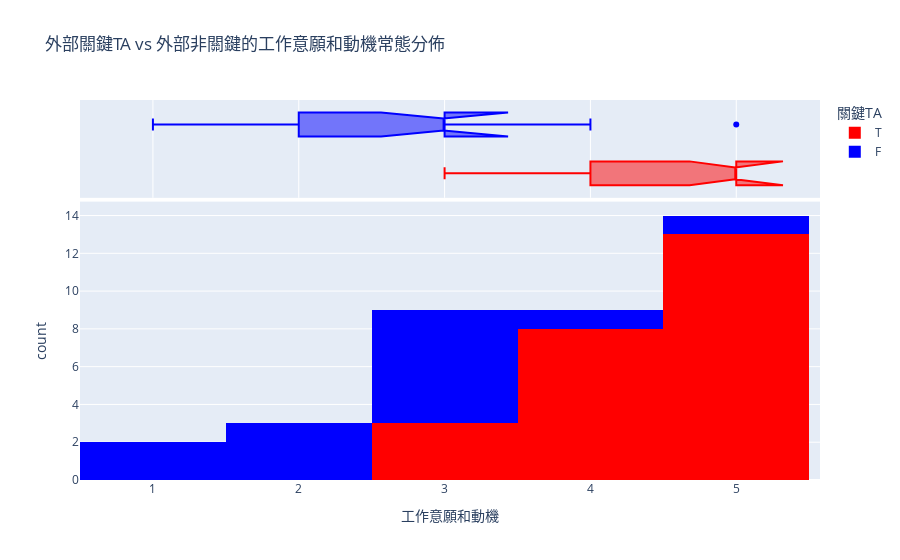
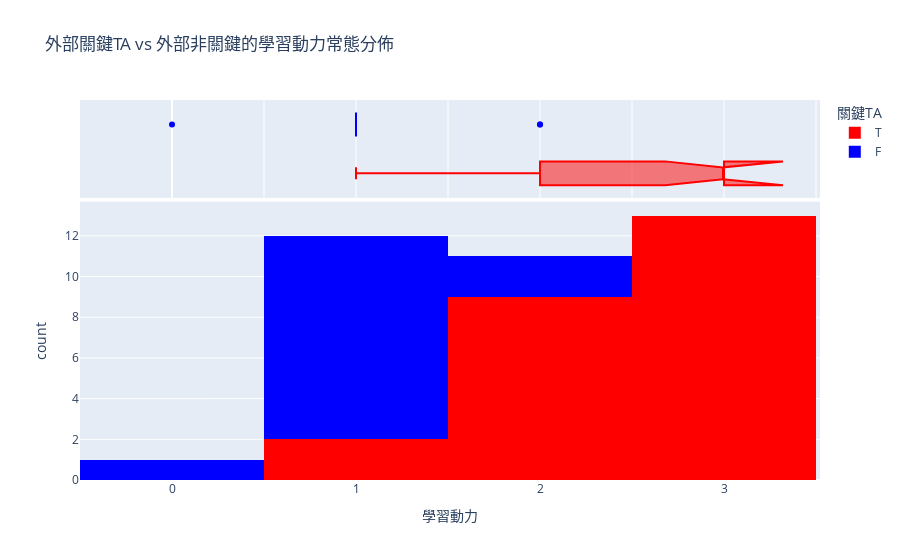
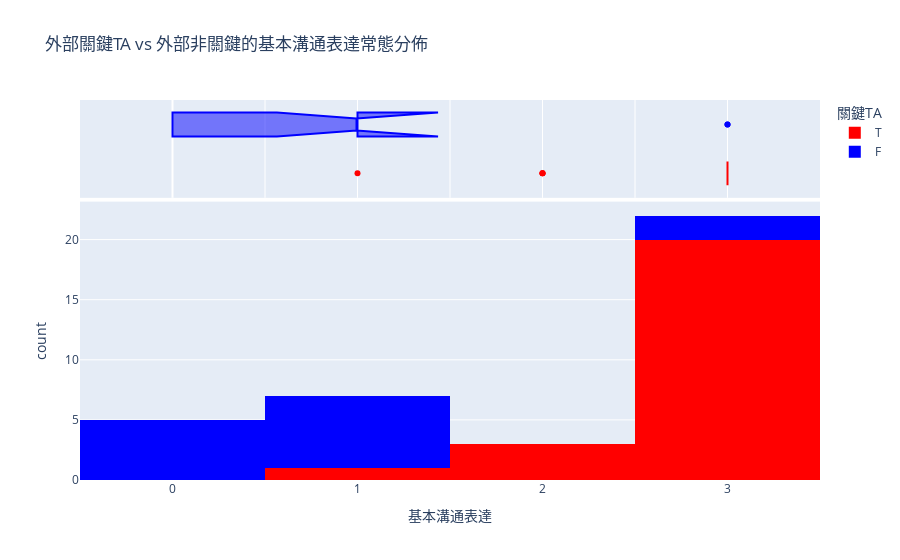
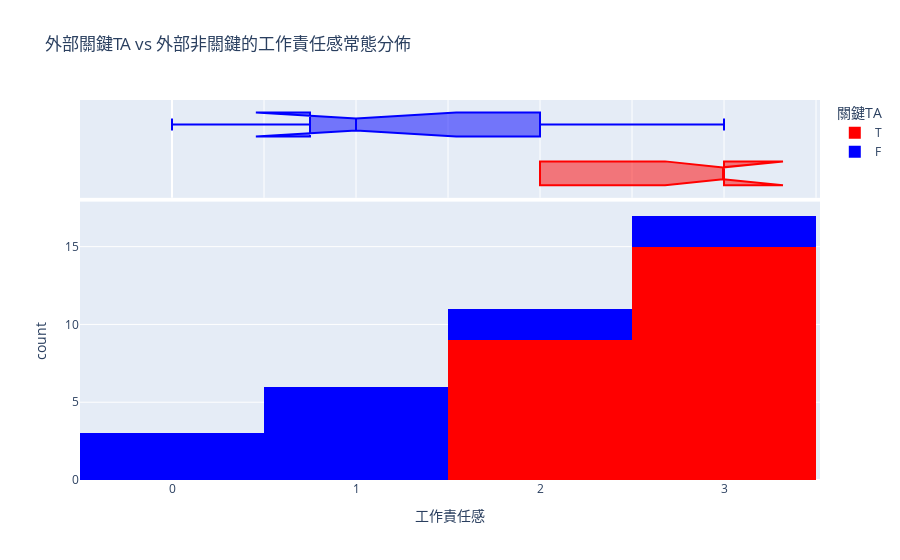

Here is the notebook cell these charts were saved with, in order:
### Markdown cell above
## 基本資料分析:Distribution

### Code cell
import plotly.express as px
radar_features = ['工作意願和動機', '學習動力', '基本溝通表達', '工作責任感', '解決問題意願', '自我身心照顧']
def generate_distribution(df):
    dist_df = df.copy()
    dist_df[['關鍵TA']] = ta_encoder.inverse_transform(dist_df[['關鍵TA']])
    for feature in radar_features:
        num_bins = int(dist_df[feature].max() - dist_df[feature].min() + 1)
    
        fig = px.histogram(dist_df, x=feature, marginal="box", 
                           title=f'外部關鍵TA vs 外部非關鍵的{feature}常態分佈',
                           nbins=num_bins, color="關鍵TA",color_discrete_sequence=['red','blue'])
    
        # Update x-axis to show integer ticks
        fig.update_layout(
            xaxis=dict(
                tickmode='linear',
                tick0=dist_df[feature].min(),
                dtick=1
            )
        )
        
        fig.show()
generate_distribution(scores_df)

### Figure 1 — Plotly figure (JSON) as saved in the notebook; plotly's stock layout.template omitted (floating-point values rounded to 4 significant figures)
{"data": [{"alignmentgroup": "True", "bingroup": "x", "hovertemplate": "關鍵TA=T<br>工作意願和動機=%{x}<br>count=%{y}<extra></extra>", "legendgroup": "T", "marker": {"color": "red", "pattern": {"shape": ""}}, "name": "T", "nbinsx": 5, "offsetgroup": "T", "orientation": "v", "showlegend": true, "type": "histogram", "x": [4, 5, 3, 5, 5, 5, 4, 4, 4, 5, 5, 5, 5, 4, 4, 5, 4, 5, 3, 3, 5, 5, 4, 5], "xaxis": "x", "yaxis": "y"}, {"alignmentgroup": "True", "hovertemplate": "關鍵TA=T<br>工作意願和動機=%{x}<extra></extra>", "legendgroup": "T", "marker": {"color": "red"}, "name": "T", "notched": true, "offsetgroup": "T", "showlegend": false, "type": "box", "x": [4, 5, 3, 5, 5, 5, 4, 4, 4, 5, 5, 5, 5, 4, 4, 5, 4, 5, 3, 3, 5, 5, 4, 5], "xaxis": "x2", "yaxis": "y2"}, {"alignmentgroup": "True", "bingroup": "x", "hovertemplate": "關鍵TA=F<br>工作意願和動機=%{x}<br>count=%{y}<extra></extra>", "legendgroup": "F", "marker": {"color": "blue", "pattern": {"shape": ""}}, "name": "F", "nbinsx": 5, "offsetgroup": "F", "orientation": "v", "showlegend": true, "type": "histogram", "x": [2, 3, 4, 3, 3, 1, 5, 2, 3, 3, 1, 2, 3], "xaxis": "x", "yaxis": "y"}, {"alignmentgroup": "True", "hovertemplate": "關鍵TA=F<br>工作意願和動機=%{x}<extra></extra>", "legendgroup": "F", "marker": {"color": "blue"}, "name": "F", "notched": true, "offsetgroup": "F", "showlegend": false, "type": "box", "x": [2, 3, 4, 3, 3, 1, 5, 2, 3, 3, 1, 2, 3], "xaxis": "x2", "yaxis": "y2"}], "layout": {"autosize": true, "barmode": "relative", "legend": {"title": {"text": "關鍵TA"}, "tracegroupgap": 0}, "title": {"text": "外部關鍵TA vs 外部非關鍵的工作意願和動機常態分佈"}, "xaxis": {"anchor": "y", "autorange": true, "domain": [0, 1], "dtick": 1, "range": [0.5, 5.574], "tick0": 1, "tickmode": "linear", "title": {"text": "工作意願和動機"}, "type": "linear"}, "xaxis2": {"anchor": "y2", "autorange": true, "domain": [0, 1], "matches": "x", "range": [0.5, 5.574], "showgrid": true, "showticklabels": false, "type": "linear"}, "yaxis": {"anchor": "x", "autorange": true, "domain": [0, 0.7326], "range": [0, 14.74], "title": {"text": "count"}}, "yaxis2": {"anchor": "x2", "autorange": true, "domain": [0.7426, 1], "matches": "y2", "range": [-0.5, 1.5], "showgrid": false, "showline": false, "showticklabels": false, "ticks": "", "type": "category"}}}

### Figure 2 — Plotly figure (JSON) as saved in the notebook; plotly's stock layout.template omitted (floating-point values rounded to 4 significant figures)
{"data": [{"alignmentgroup": "True", "bingroup": "x", "hovertemplate": "關鍵TA=T<br>學習動力=%{x}<br>count=%{y}<extra></extra>", "legendgroup": "T", "marker": {"color": "red", "pattern": {"shape": ""}}, "name": "T", "nbinsx": 4, "offsetgroup": "T", "orientation": "v", "showlegend": true, "type": "histogram", "x": [3, 2, 2, 3, 3, 3, 2, 2, 2, 3, 2, 3, 2, 3, 3, 2, 1, 3, 3, 1, 3, 3, 2, 3], "xaxis": "x", "yaxis": "y"}, {"alignmentgroup": "True", "hovertemplate": "關鍵TA=T<br>學習動力=%{x}<extra></extra>", "legendgroup": "T", "marker": {"color": "red"}, "name": "T", "notched": true, "offsetgroup": "T", "showlegend": false, "type": "box", "x": [3, 2, 2, 3, 3, 3, 2, 2, 2, 3, 2, 3, 2, 3, 3, 2, 1, 3, 3, 1, 3, 3, 2, 3], "xaxis": "x2", "yaxis": "y2"}, {"alignmentgroup": "True", "bingroup": "x", "hovertemplate": "關鍵TA=F<br>學習動力=%{x}<br>count=%{y}<extra></extra>", "legendgroup": "F", "marker": {"color": "blue", "pattern": {"shape": ""}}, "name": "F", "nbinsx": 4, "offsetgroup": "F", "orientation": "v", "showlegend": true, "type": "histogram", "x": [1, 1, 1, 1, 1, 1, 1, 2, 2, 1, 0, 1, 1], "xaxis": "x", "yaxis": "y"}, {"alignmentgroup": "True", "hovertemplate": "關鍵TA=F<br>學習動力=%{x}<extra></extra>", "legendgroup": "F", "marker": {"color": "blue"}, "name": "F", "notched": true, "offsetgroup": "F", "showlegend": false, "type": "box", "x": [1, 1, 1, 1, 1, 1, 1, 2, 2, 1, 0, 1, 1], "xaxis": "x2", "yaxis": "y2"}], "layout": {"autosize": true, "barmode": "relative", "legend": {"title": {"text": "關鍵TA"}, "tracegroupgap": 0}, "title": {"text": "外部關鍵TA vs 外部非關鍵的學習動力常態分佈"}, "xaxis": {"anchor": "y", "autorange": true, "domain": [0, 1], "dtick": 1, "range": [-0.5, 3.522], "tick0": 0, "tickmode": "linear", "title": {"text": "學習動力"}, "type": "linear"}, "xaxis2": {"anchor": "y2", "autorange": true, "domain": [0, 1], "matches": "x", "range": [-0.5, 3.522], "showgrid": true, "showticklabels": false, "type": "linear"}, "yaxis": {"anchor": "x", "autorange": true, "domain": [0, 0.7326], "range": [0, 13.68], "title": {"text": "count"}}, "yaxis2": {"anchor": "x2", "autorange": true, "domain": [0.7426, 1], "matches": "y2", "range": [-0.5, 1.5], "showgrid": false, "showline": false, "showticklabels": false, "ticks": "", "type": "category"}}}

### Figure 3 — Plotly figure (JSON) as saved in the notebook; plotly's stock layout.template omitted (floating-point values rounded to 4 significant figures)
{"data": [{"alignmentgroup": "True", "bingroup": "x", "hovertemplate": "關鍵TA=T<br>基本溝通表達=%{x}<br>count=%{y}<extra></extra>", "legendgroup": "T", "marker": {"color": "red", "pattern": {"shape": ""}}, "name": "T", "nbinsx": 4, "offsetgroup": "T", "orientation": "v", "showlegend": true, "type": "histogram", "x": [3, 2, 1, 3, 3, 3, 3, 3, 3, 3, 3, 3, 2, 3, 3, 3, 3, 3, 3, 3, 2, 3, 3, 3], "xaxis": "x", "yaxis": "y"}, {"alignmentgroup": "True", "hovertemplate": "關鍵TA=T<br>基本溝通表達=%{x}<extra></extra>", "legendgroup": "T", "marker": {"color": "red"}, "name": "T", "notched": true, "offsetgroup": "T", "showlegend": false, "type": "box", "x": [3, 2, 1, 3, 3, 3, 3, 3, 3, 3, 3, 3, 2, 3, 3, 3, 3, 3, 3, 3, 2, 3, 3, 3], "xaxis": "x2", "yaxis": "y2"}, {"alignmentgroup": "True", "bingroup": "x", "hovertemplate": "關鍵TA=F<br>基本溝通表達=%{x}<br>count=%{y}<extra></extra>", "legendgroup": "F", "marker": {"color": "blue", "pattern": {"shape": ""}}, "name": "F", "nbinsx": 4, "offsetgroup": "F", "orientation": "v", "showlegend": true, "type": "histogram", "x": [0, 1, 3, 1, 1, 1, 1, 0, 1, 3, 0, 0, 0], "xaxis": "x", "yaxis": "y"}, {"alignmentgroup": "True", "hovertemplate": "關鍵TA=F<br>基本溝通表達=%{x}<extra></extra>", "legendgroup": "F", "marker": {"color": "blue"}, "name": "F", "notched": true, "offsetgroup": "F", "showlegend": false, "type": "box", "x": [0, 1, 3, 1, 1, 1, 1, 0, 1, 3, 0, 0, 0], "xaxis": "x2", "yaxis": "y2"}], "layout": {"autosize": true, "barmode": "relative", "legend": {"title": {"text": "關鍵TA"}, "tracegroupgap": 0}, "title": {"text": "外部關鍵TA vs 外部非關鍵的基本溝通表達常態分佈"}, "xaxis": {"anchor": "y", "autorange": true, "domain": [0, 1], "dtick": 1, "range": [-0.5, 3.5], "tick0": 0, "tickmode": "linear", "title": {"text": "基本溝通表達"}, "type": "linear"}, "xaxis2": {"anchor": "y2", "autorange": true, "domain": [0, 1], "matches": "x", "range": [-0.5, 3.5], "showgrid": true, "showticklabels": false, "type": "linear"}, "yaxis": {"anchor": "x", "autorange": true, "domain": [0, 0.7326], "range": [0, 23.16], "title": {"text": "count"}}, "yaxis2": {"anchor": "x2", "autorange": true, "domain": [0.7426, 1], "matches": "y2", "range": [-0.5, 1.5], "showgrid": false, "showline": false, "showticklabels": false, "ticks": "", "type": "category"}}}

### Figure 4 — Plotly figure (JSON) as saved in the notebook; plotly's stock layout.template omitted (floating-point values rounded to 4 significant figures)
{"data": [{"alignmentgroup": "True", "bingroup": "x", "hovertemplate": "關鍵TA=T<br>工作責任感=%{x}<br>count=%{y}<extra></extra>", "legendgroup": "T", "marker": {"color": "red", "pattern": {"shape": ""}}, "name": "T", "nbinsx": 4, "offsetgroup": "T", "orientation": "v", "showlegend": true, "type": "histogram", "x": [3, 3, 3, 3, 3, 3, 2, 2, 2, 3, 3, 3, 2, 2, 2, 3, 2, 3, 3, 2, 3, 3, 2, 3], "xaxis": "x", "yaxis": "y"}, {"alignmentgroup": "True", "hovertemplate": "關鍵TA=T<br>工作責任感=%{x}<extra></extra>", "legendgroup": "T", "marker": {"color": "red"}, "name": "T", "notched": true, "offsetgroup": "T", "showlegend": false, "type": "box", "x": [3, 3, 3, 3, 3, 3, 2, 2, 2, 3, 3, 3, 2, 2, 2, 3, 2, 3, 3, 2, 3, 3, 2, 3], "xaxis": "x2", "yaxis": "y2"}, {"alignmentgroup": "True", "bingroup": "x", "hovertemplate": "關鍵TA=F<br>工作責任感=%{x}<br>count=%{y}<extra></extra>", "legendgroup": "F", "marker": {"color": "blue", "pattern": {"shape": ""}}, "name": "F", "nbinsx": 4, "offsetgroup": "F", "orientation": "v", "showlegend": true, "type": "histogram", "x": [1, 1, 2, 1, 1, 0, 3, 0, 1, 3, 0, 1, 2], "xaxis": "x", "yaxis": "y"}, {"alignmentgroup": "True", "hovertemplate": "關鍵TA=F<br>工作責任感=%{x}<extra></extra>", "legendgroup": "F", "marker": {"color": "blue"}, "name": "F", "notched": true, "offsetgroup": "F", "showlegend": false, "type": "box", "x": [1, 1, 2, 1, 1, 0, 3, 0, 1, 3, 0, 1, 2], "xaxis": "x2", "yaxis": "y2"}], "layout": {"autosize": true, "barmode": "relative", "legend": {"title": {"text": "關鍵TA"}, "tracegroupgap": 0}, "title": {"text": "外部關鍵TA vs 外部非關鍵的工作責任感常態分佈"}, "xaxis": {"anchor": "y", "autorange": true, "domain": [0, 1], "dtick": 1, "range": [-0.5, 3.522], "tick0": 0, "tickmode": "linear", "title": {"text": "工作責任感"}, "type": "linear"}, "xaxis2": {"anchor": "y2", "autorange": true, "domain": [0, 1], "matches": "x", "range": [-0.5, 3.522], "showgrid": true, "showticklabels": false, "type": "linear"}, "yaxis": {"anchor": "x", "autorange": true, "domain": [0, 0.7326], "range": [0, 17.89], "title": {"text": "count"}}, "yaxis2": {"anchor": "x2", "autorange": true, "domain": [0.7426, 1], "matches": "y2", "range": [-0.5, 1.5], "showgrid": false, "showline": false, "showticklabels": false, "ticks": "", "type": "category"}}}
